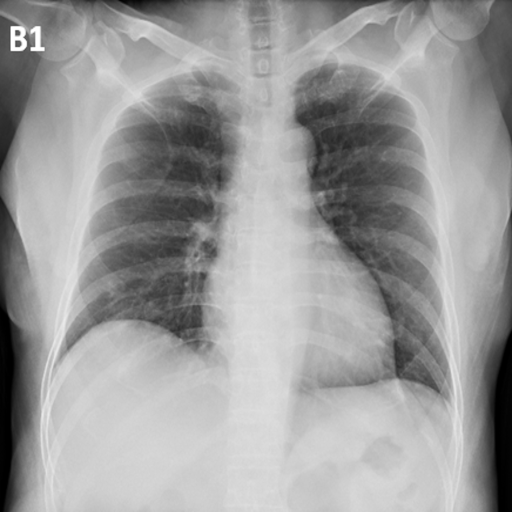
#> input picture 3.2022年学习/FractralDimensionSoftware/COVID-19-c/COVID-19/COVID-19 (10).png, 1024 x 1024 px, given in place of NORMAL (3).png, which was not available (shown at 1/2 size)
$ python '1. fractal demension.py'   (older library calls are emulated)
#> lines starting #> are read from the running program, lines starting #| are printed output that depends on the picture; pictures that were not available may be replaced by others from this repository, and a replacement may not be noted
import numpy as np
import scipy.misc
import imageio
import matplotlib.pyplot as plt
import cv2 as cv


def rgb2gray(rgb):  #转化为灰度图像，3通道
    r, g, b = rgb[:, :, 0], rgb[:, :, 1], rgb[:, :, 2]
    gray = 0.2989 * r + 0.5870 * g + 0.1140 * b
    return gray

def fractal_dimension(Z, threshold):
    # Only for 2d image
    assert(len(Z.shape) == 2) #assert ： 判断语句，如果是二维图像就执行，不是的话，直接报错，不再执行

    # From https://github.com/rougier/numpy-100 (#87)
    def boxcount(Z, k):
        #axis=0, 按列计算， 1：按行计算
        S = np.add.reduceat(
            np.add.reduceat(Z, np.arange(0, Z.shape[0], k), axis=0),
                               np.arange(0, Z.shape[1], k), axis=1)

        # We count non-empty (0) and non-full boxes (k*k)
        return len(np.where((S > 0) & (S < k*k))[0])

    # Transform Z into a binary array
    Z = (Z < threshold)
    #plt.draw()
    #plt.show()

    # Minimal dimension of image
    p = min(Z.shape)

    # Greatest power of 2 less than or equal to p
    n = 2**np.floor(np.log(p)/np.log(2))

    # Extract the exponent
    n = int(np.log(n)/np.log(2))

    # Build successive box sizes (from 2**n down to 2**1)
    sizes = 2**np.arange(n, 1, -1)

    # Actual box counting with decreasing size
    counts = []
    for size in sizes:
        counts.append(boxcount(Z, size))

    # Fit the successive log(sizes) with log (counts)
    coeffs = np.polyfit(np.log(sizes), np.log(counts), 1)
    return -coeffs[0]

I = cv.imread("C:/Users/Yan/Desktop/COVID-19/NORMAL/NORMAL (3).png", cv.IMREAD_GRAYSCALE)
#> I is the input picture: shape (1024, 1024); min 0, max 255, mean 155.1
I1 = cv.imread("C:/Users/Yan/Desktop/COVID-19/NORMAL/NORMAL (8).png", cv.IMREAD_GRAYSCALE)
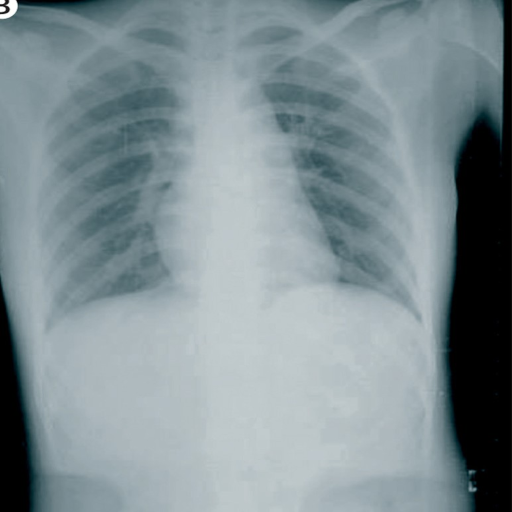
#> input picture 3.2022年学习/FractralDimensionSoftware/COVID-19-c/COVID-19/COVID-19 (101).png, 1024 x 1024 px, given in place of NORMAL (8).png, which was not available (shown at 1/2 size)
#> I1: shape (1024, 1024); min 0, max 255, mean 138.4
I2 = cv.imread("C:/Users/Yan/Desktop/COVID-19/COVID-19/COVID-19 (4).png", cv.IMREAD_GRAYSCALE)
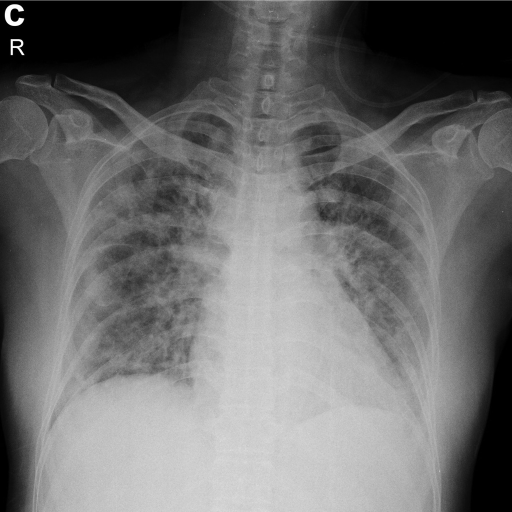
#> input picture 3.2022年学习/FractralDimensionSoftware/COVID-19-c/COVID-19/COVID-19 (4).png, 1024 x 1024 px, found by its file name (shown at 1/2 size)
#> I2 is the input picture: shape (1024, 1024); min 0, max 255, mean 110.1
I3 = cv.imread("C:/Users/Yan/Desktop/COVID-19/COVID-19/COVID-19 (5).png", cv.IMREAD_GRAYSCALE)
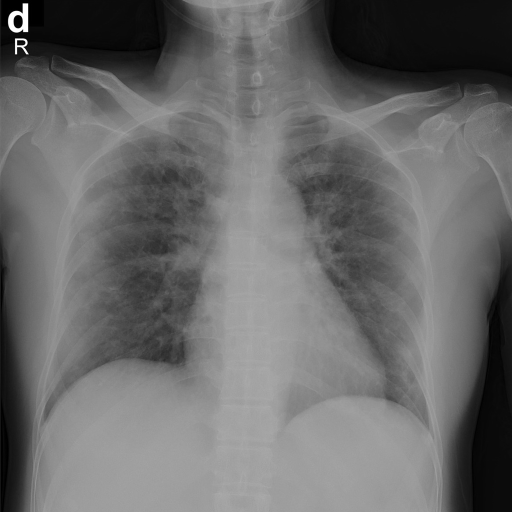
#> input picture 3.2022年学习/FractralDimensionSoftware/COVID-19-c/COVID-19/COVID-19 (5).png, 1024 x 1024 px, found by its file name (shown at 1/2 size)
#> I3 is the input picture: shape (1024, 1024); min 0, max 255, mean 105.7
I4 = cv.imread("C:/Users/Yan/Desktop/COVID-19/Viral Pneumonia/Viral Pneumonia (5).png", cv.IMREAD_GRAYSCALE)
I5 = cv.imread("C:/Users/Yan/Desktop/COVID-19/Viral Pneumonia/Viral Pneumonia (6).png", cv.IMREAD_GRAYSCALE)

"""
I = cv.imread("C:/Users/Yan/Desktop/COVID-19/NORMAL/NORMAL (15).png", cv.IMREAD_GRAYSCALE)
I1 = cv.imread("C:/Users/Yan/Desktop/COVID-19/NORMAL/NORMAL (18).png", cv.IMREAD_GRAYSCALE)
I2 = cv.imread("C:/Users/Yan/Desktop/COVID-19/COVID-19/COVID-19 (9).png", cv.IMREAD_GRAYSCALE)
I3 = cv.imread("C:/Users/Yan/Desktop/COVID-19/COVID-19/COVID-19 (26).png", cv.IMREAD_GRAYSCALE)
I4 = cv.imread("C:/Users/Yan/Desktop/COVID-19/Viral Pneumonia/Viral Pneumonia (40).png", cv.IMREAD_GRAYSCALE)
I5 = cv.imread("C:/Users/Yan/Desktop/COVID-19/Viral Pneumonia/Viral Pneumonia (500).png", cv.IMREAD_GRAYSCALE)
#print(I2[500][250])
"""

Threshold = [x for x in range(100, 160, 2)]
print(len(Threshold))
D = []
D1 = []
D2 = []
D3 = []
D4 = []
D5 = []

for x in Threshold:
    #print("Minkowski–Bouligand dimension (computed): ", fractal_dimension(I, i))
    y = fractal_dimension(I, x)
    y1 = fractal_dimension(I1, x)
    y2 = fractal_dimension(I2, x)
    y3 = fractal_dimension(I3, x)
    y4 = fractal_dimension(I4, x)
#> (the run stopped early here; a loop or call above may not have finished)
